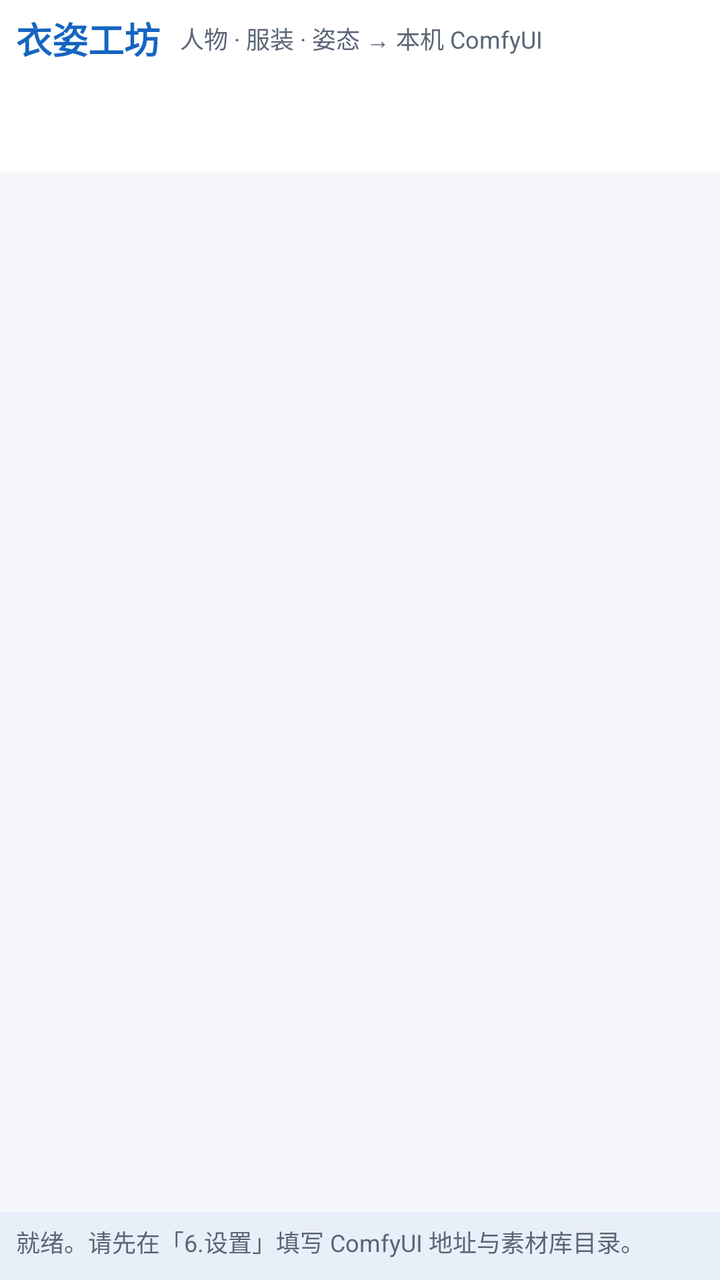
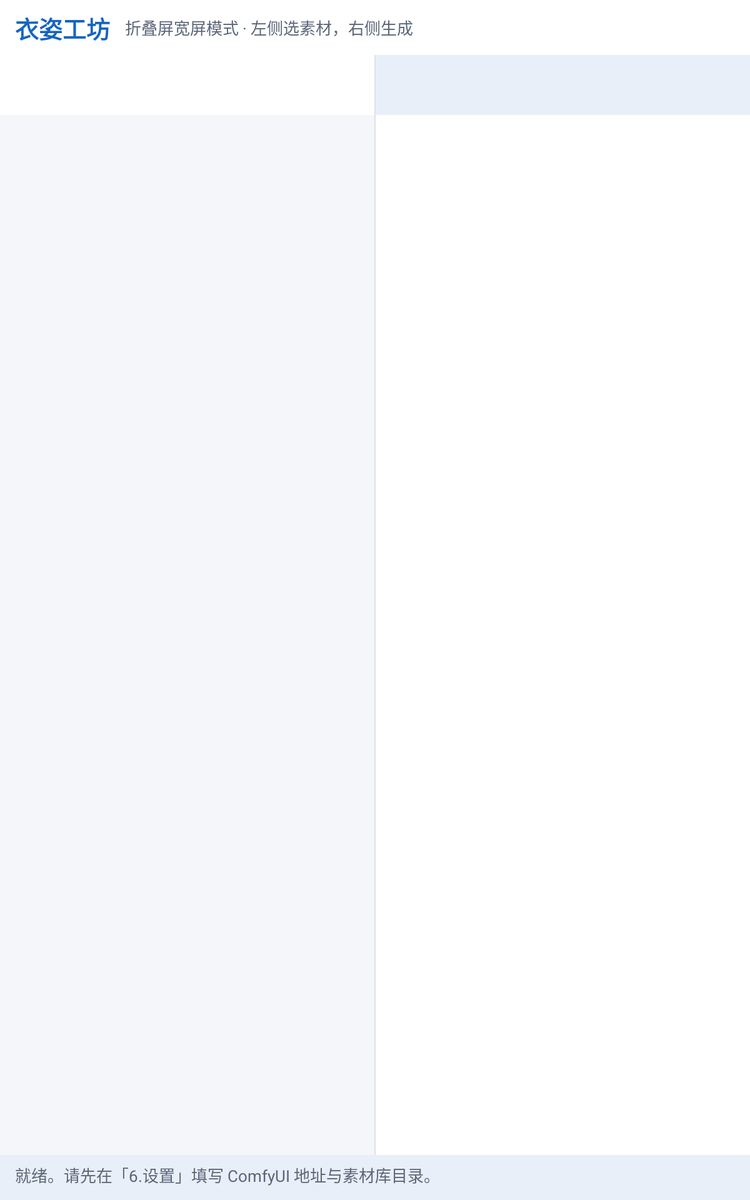

Compare how this app lays out the same screen by default and in its alternative resource folder. The renders come first, then the two layout files and the values they reference.
<!-- AndroidManifest.xml: application theme Theme.PoseWear -->
<!-- res/layout/activity_main.xml -->
<?xml version="1.0" encoding="utf-8"?>
<LinearLayout xmlns:android="http://schemas.android.com/apk/res/android"
    xmlns:app="http://schemas.android.com/apk/res-auto"
    android:id="@+id/root_layout"
    android:layout_width="match_parent"
    android:layout_height="match_parent"
    android:orientation="vertical"
    android:background="@color/bg">

    <LinearLayout
        android:layout_width="match_parent"
        android:layout_height="wrap_content"
        android:orientation="horizontal"
        android:gravity="center_vertical"
        android:paddingStart="@dimen/screen_padding"
        android:paddingEnd="@dimen/screen_padding"
        android:paddingTop="6dp"
        android:paddingBottom="6dp"
        android:background="@color/panel_bg">

        <TextView
            android:layout_width="wrap_content"
            android:layout_height="wrap_content"
            android:text="衣姿工坊"
            android:textSize="@dimen/text_title"
            android:textStyle="bold"
            android:textColor="@color/primary" />

        <TextView
            android:layout_width="0dp"
            android:layout_height="wrap_content"
            android:layout_weight="1"
            android:layout_marginStart="10dp"
            android:text="人物 · 服装 · 姿态 → 本机 ComfyUI"
            android:textSize="@dimen/text_small"
            android:textColor="@color/text_secondary" />
    </LinearLayout>

    <com.google.android.material.tabs.TabLayout
        android:id="@+id/tab_layout"
        android:layout_width="match_parent"
        android:layout_height="wrap_content"
        android:minHeight="@dimen/tab_min_h"
        android:background="@color/panel_bg"
        app:tabMode="scrollable"
        app:tabGravity="start"
        app:tabMinWidth="0dp"
        app:tabPaddingStart="4dp"
        app:tabPaddingEnd="4dp"
        app:tabTextAppearance="@style/TabTextCompact"
        app:tabIndicatorHeight="2dp"
        app:tabIndicatorColor="@color/primary"
        app:tabSelectedTextColor="@color/primary"
        app:tabTextColor="@color/text_secondary" />

    <FrameLayout
        android:id="@+id/content_frame"
        android:layout_width="match_parent"
        android:layout_height="0dp"
        android:layout_weight="1" />

    <TextView
        android:id="@+id/status_bar"
        android:layout_width="match_parent"
        android:layout_height="wrap_content"
        android:minHeight="@dimen/status_min_h"
        android:paddingStart="@dimen/screen_padding"
        android:paddingEnd="@dimen/screen_padding"
        android:paddingTop="6dp"
        android:paddingBottom="6dp"
        android:background="@drawable/bg_status"
        android:text="@string/status_ready"
        android:textSize="@dimen/text_small"
        android:textColor="@color/text_secondary"
        android:maxLines="2"
        android:ellipsize="end" />

</LinearLayout>
<!-- resources referenced by this layout -->
<resources>
  <color name="bg">#F4F6FA</color>
  <color name="panel_bg">#FFFFFFFF</color>
  <color name="primary">#1565C0</color>
  <color name="text_secondary">#5A6577</color>
  <dimen name="screen_padding">8dp</dimen>
  <dimen name="status_min_h">34dp</dimen>
  <dimen name="tab_min_h">44dp</dimen>
  <dimen name="text_small">12sp</dimen>
  <dimen name="text_title">18sp</dimen>
  <!-- drawable bg_status (drawable) -->
  <?xml version="1.0" encoding="utf-8"?>
  <shape xmlns:android="http://schemas.android.com/apk/res/android" android:shape="rectangle">
      <solid android:color="@color/status_bg" />
  </shape>
  <string name="status_ready">就绪。请先在「6.设置」填写 ComfyUI 地址与素材库目录。</string>
  <style name="TabTextCompact" parent="TextAppearance.Material3.LabelMedium">
          <item name="android:textSize">12sp</item>
          <item name="android:textAllCaps">false</item>
      </style>
  <style name="Theme.PoseWear" parent="Theme.Material3.DayNight.NoActionBar">
          <item name="colorPrimary">@color/primary</item>
          <item name="colorOnPrimary">@color/white</item>
          <item name="colorSecondary">@color/accent</item>
          <item name="colorSurface">@color/card_bg</item>
          <item name="colorOnSurface">@color/text_primary</item>
          <item name="android:colorBackground">@color/bg</item>
          <item name="android:windowBackground">@color/bg</item>
          <item name="android:statusBarColor">@color/primary_dark</item>
          <item name="android:navigationBarColor">@color/bg</item>
          <item name="android:textColorHint">@color/hint</item>
          <item name="android:editTextColor">@color/text_primary</item>
          <item name="android:textColorPrimary">@color/text_primary</item>
          <item name="android:textColorSecondary">@color/text_secondary</item>
          <item name="android:windowLightStatusBar" tools:targetApi="m">false</item>
      </style>
  <color name="status_bg">#E9EFF8</color>
  <color name="white">#FFFFFFFF</color>
  <color name="accent">#E65100</color>
  <color name="card_bg">#FFFFFFFF</color>
  <color name="text_primary">#1A2233</color>
  <color name="primary_dark">#0D47A1</color>
  <color name="hint">#8996A6</color>
</resources>
<!-- res/layout-sw600dp/activity_main.xml (the repository's variant of the layout above) -->
<!-- drawn on a 7-inch tablet held upright -->
<?xml version="1.0" encoding="utf-8"?>
<LinearLayout xmlns:android="http://schemas.android.com/apk/res/android"
    xmlns:app="http://schemas.android.com/apk/res-auto"
    android:id="@+id/root_layout"
    android:layout_width="match_parent"
    android:layout_height="match_parent"
    android:orientation="vertical"
    android:background="@color/bg">

    <LinearLayout
        android:layout_width="match_parent"
        android:layout_height="wrap_content"
        android:orientation="horizontal"
        android:gravity="center_vertical"
        android:paddingStart="@dimen/screen_padding"
        android:paddingEnd="@dimen/screen_padding"
        android:paddingTop="8dp"
        android:paddingBottom="8dp"
        android:background="@color/panel_bg">

        <TextView
            android:layout_width="wrap_content"
            android:layout_height="wrap_content"
            android:text="衣姿工坊"
            android:textSize="@dimen/text_title"
            android:textStyle="bold"
            android:textColor="@color/primary" />

        <TextView
            android:layout_width="0dp"
            android:layout_height="wrap_content"
            android:layout_weight="1"
            android:layout_marginStart="12dp"
            android:text="折叠屏宽屏模式 · 左侧选素材，右侧生成"
            android:textSize="@dimen/text_small"
            android:textColor="@color/text_secondary" />
    </LinearLayout>

    <LinearLayout
        android:layout_width="match_parent"
        android:layout_height="0dp"
        android:layout_weight="1"
        android:orientation="horizontal">

        
        <LinearLayout
            android:layout_width="0dp"
            android:layout_height="match_parent"
            android:layout_weight="1"
            android:orientation="vertical">

            <com.google.android.material.tabs.TabLayout
                android:id="@+id/tab_layout"
                android:layout_width="match_parent"
                android:layout_height="wrap_content"
                android:minHeight="@dimen/tab_min_h"
                android:background="@color/panel_bg"
                app:tabMode="scrollable"
                app:tabGravity="start"
                app:tabMinWidth="0dp"
                app:tabPaddingStart="4dp"
                app:tabPaddingEnd="4dp"
                app:tabTextAppearance="@style/TabTextCompact"
                app:tabIndicatorHeight="2dp"
                app:tabIndicatorColor="@color/primary"
                app:tabSelectedTextColor="@color/primary"
                app:tabTextColor="@color/text_secondary" />

            <FrameLayout
                android:id="@+id/content_frame"
                android:layout_width="match_parent"
                android:layout_height="0dp"
                android:layout_weight="1" />
        </LinearLayout>

        <View
            android:layout_width="1dp"
            android:layout_height="match_parent"
            android:background="@color/divider" />

        
        <LinearLayout
            android:layout_width="0dp"
            android:layout_height="match_parent"
            android:layout_weight="1"
            android:orientation="vertical"
            android:background="@color/panel_bg">

            <com.google.android.material.tabs.TabLayout
                android:id="@+id/right_tab_layout"
                android:layout_width="match_parent"
                android:layout_height="wrap_content"
                android:minHeight="@dimen/tab_min_h"
                android:background="@color/status_bg"
                android:saveEnabled="false"
                app:tabMode="scrollable"
                app:tabGravity="start"
                app:tabMinWidth="0dp"
                app:tabPaddingStart="4dp"
                app:tabPaddingEnd="4dp"
                app:tabTextAppearance="@style/TabTextCompact"
                app:tabIndicatorHeight="2dp"
                app:tabIndicatorColor="@color/primary"
                app:tabSelectedTextColor="@color/primary"
                app:tabTextColor="@color/text_secondary" />

            <FrameLayout
                android:id="@+id/right_frame"
                android:layout_width="match_parent"
                android:layout_height="0dp"
                android:layout_weight="1" />
        </LinearLayout>
    </LinearLayout>

    <TextView
        android:id="@+id/status_bar"
        android:layout_width="match_parent"
        android:layout_height="wrap_content"
        android:minHeight="@dimen/status_min_h"
        android:paddingStart="@dimen/screen_padding"
        android:paddingEnd="@dimen/screen_padding"
        android:paddingTop="6dp"
        android:paddingBottom="6dp"
        android:background="@drawable/bg_status"
        android:text="@string/status_ready"
        android:textSize="@dimen/text_small"
        android:textColor="@color/text_secondary"
        android:maxLines="2"
        android:ellipsize="end" />

</LinearLayout>
<!-- resources referenced by the variant -->
<!-- as a 7-inch tablet held upright resolves them -->
<resources>
  <color name="bg">#F4F6FA</color>
  <color name="divider">#DCE2EA</color>
  <color name="panel_bg">#FFFFFFFF</color>
  <color name="primary">#1565C0</color>
  <color name="status_bg">#E9EFF8</color>
  <color name="text_secondary">#5A6577</color>
  <!-- from res/values-sw600dp/ -->
  <dimen name="screen_padding">12dp</dimen>
  <!-- from res/values-sw600dp/ -->
  <dimen name="status_min_h">36dp</dimen>
  <!-- from res/values-sw600dp/ -->
  <dimen name="tab_min_h">48dp</dimen>
  <!-- from res/values-sw600dp/ -->
  <dimen name="text_small">13sp</dimen>
  <!-- from res/values-sw600dp/ -->
  <dimen name="text_title">19sp</dimen>
  <!-- drawable bg_status (drawable) -->
  <?xml version="1.0" encoding="utf-8"?>
  <shape xmlns:android="http://schemas.android.com/apk/res/android" android:shape="rectangle">
      <solid android:color="@color/status_bg" />
  </shape>
  <string name="status_ready">就绪。请先在「6.设置」填写 ComfyUI 地址与素材库目录。</string>
  <style name="TabTextCompact" parent="TextAppearance.Material3.LabelMedium">
          <item name="android:textSize">12sp</item>
          <item name="android:textAllCaps">false</item>
      </style>
  <style name="Theme.PoseWear" parent="Theme.Material3.DayNight.NoActionBar">
          <item name="colorPrimary">@color/primary</item>
          <item name="colorOnPrimary">@color/white</item>
          <item name="colorSecondary">@color/accent</item>
          <item name="colorSurface">@color/card_bg</item>
          <item name="colorOnSurface">@color/text_primary</item>
          <item name="android:colorBackground">@color/bg</item>
          <item name="android:windowBackground">@color/bg</item>
          <item name="android:statusBarColor">@color/primary_dark</item>
          <item name="android:navigationBarColor">@color/bg</item>
          <item name="android:textColorHint">@color/hint</item>
          <item name="android:editTextColor">@color/text_primary</item>
          <item name="android:textColorPrimary">@color/text_primary</item>
          <item name="android:textColorSecondary">@color/text_secondary</item>
          <item name="android:windowLightStatusBar" tools:targetApi="m">false</item>
      </style>
  <color name="white">#FFFFFFFF</color>
  <color name="accent">#E65100</color>
  <color name="card_bg">#FFFFFFFF</color>
  <color name="text_primary">#1A2233</color>
  <color name="primary_dark">#0D47A1</color>
  <color name="hint">#8996A6</color>
</resources>
